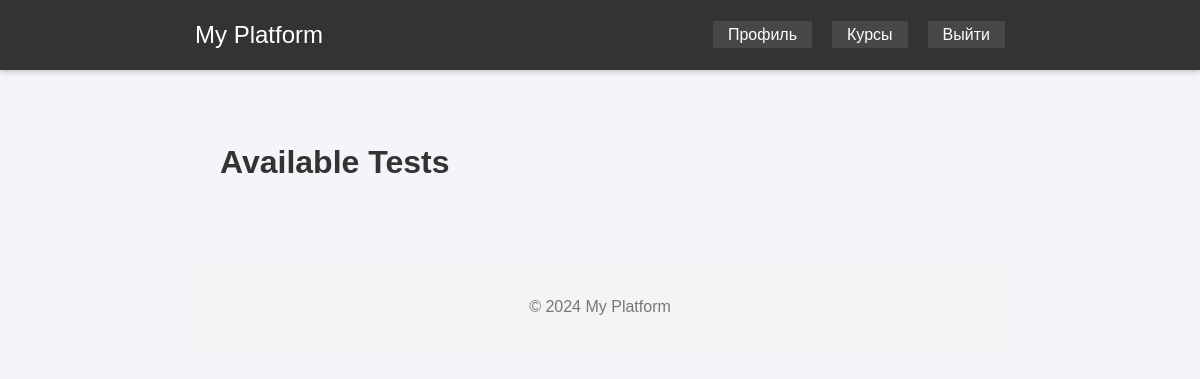
The app's page /tests/ (signed in), older data.
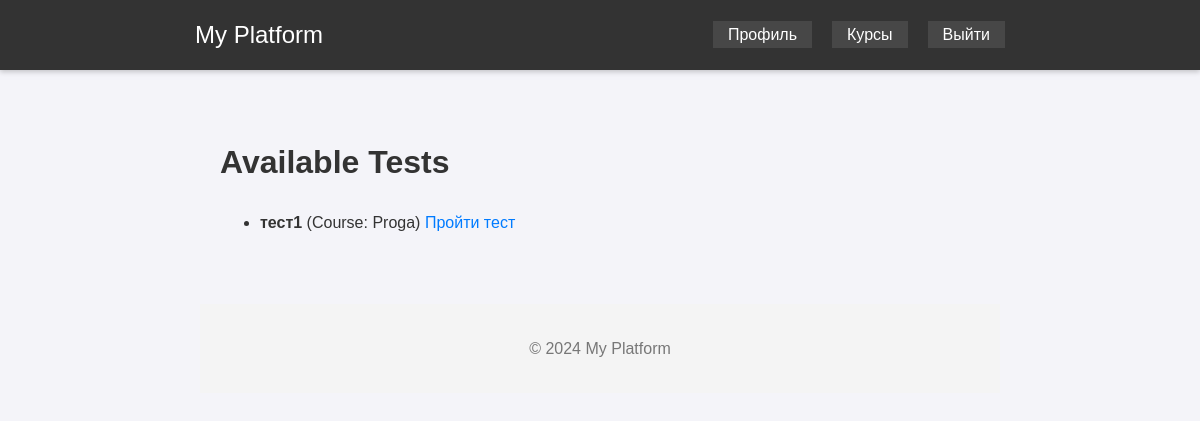
The same page, newer data.
### main/models.py (models this page shows, shortened)
class Test(models.Model):
    name = models.CharField(max_length=255)
    teacher = models.ForeignKey(Users, on_delete=models.CASCADE, limit_choices_to={'role': Users.TEACHER})
    course = models.ForeignKey(Courses, on_delete=models.CASCADE, related_name='tests')
    created_at = models.DateTimeField(auto_now_add=True)

class Courses(models.Model):
    name = models.CharField(max_length=128, blank=False)
    description = models.TextField(null=True)
    students = models.ManyToManyField(Users)
    teacher = models.ForeignKey(Users, on_delete=models.SET_NULL, null=True, limit_choices_to={'role': Users.TEACHER}, related_name='teacher')

### main/views.py (the view)
# urls.py: path('tests/', available_tests, name='available_tests'),
@login_required
def available_tests(request):
    if request.user.role != Users.STUDENT:
        return JsonResponse({'error': 'Unauthorized'}, status=403)
    enrolled_courses = Courses.objects.filter(students=request.user)
    tests = Test.objects.filter(course__in=enrolled_courses)
    return render(request, 'available_tests.html', {'tests': tests})

### templates/available_tests.html (shortened to what this page needs)
{% extends "base.html" %}
{% block content %}
<h1>Available Tests</h1>
<ul>
    {% for test in tests %}
        <li>
            <strong>{{ test.name }}</strong> (Course: {{ test.course.name }})
            <a href="{% url 'take_test' test.id %}">Пройти тест</a>
        </li>
    {% endfor %}
</ul>
{% endblock %}

Row changes from the older to the newer data that the page shows:
added Test: name "тест1", course.name "Proga"
